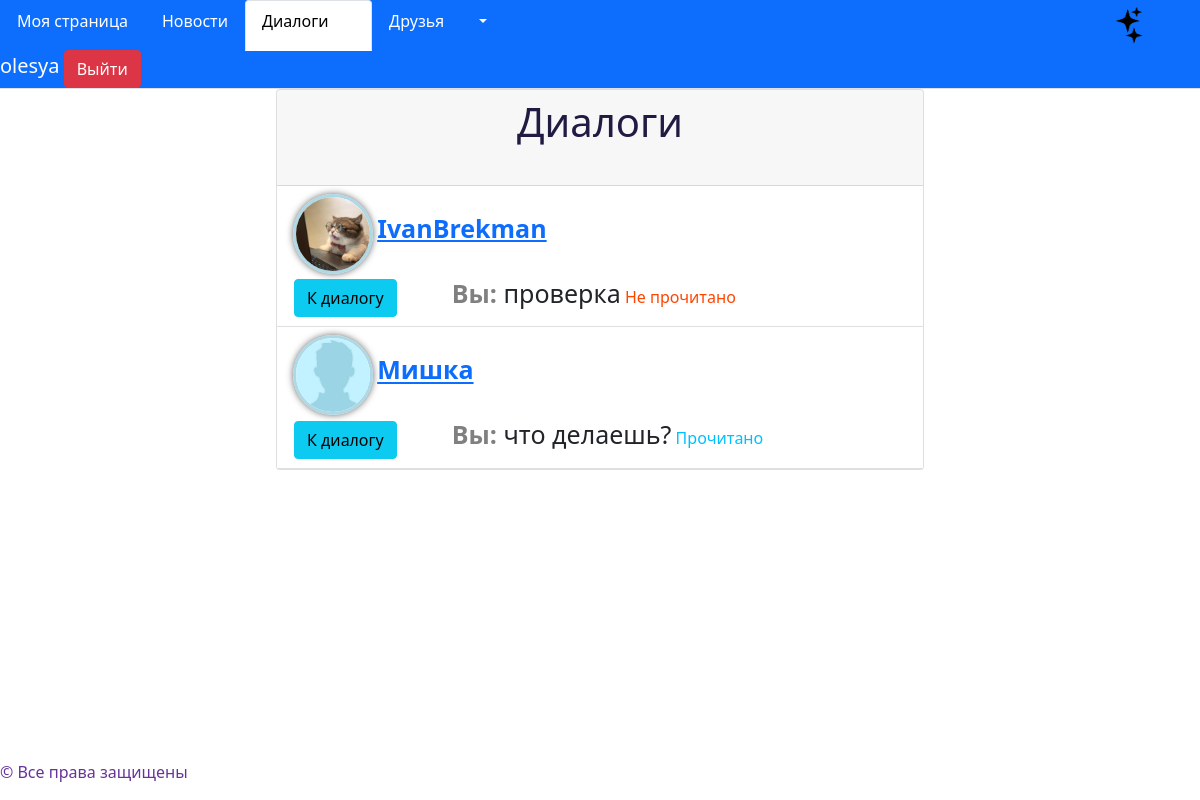
The app's page /dialogs/7 (signed in) with its own data.
### data/models/user.py (models this page shows, shortened)
class User(SqlAlchemyBase, UserMixin, SerializerMixin):
    __tablename__ = 'users'
    id = sqlalchemy.Column(sqlalchemy.Integer, primary_key=True, autoincrement=True)
    sid = sqlalchemy.Column(sqlalchemy.String)
    nickname = sqlalchemy.Column(sqlalchemy.String, nullable=False)
    email = sqlalchemy.Column(sqlalchemy.String, nullable=False, unique=True)
    img = sqlalchemy.Column(sqlalchemy.String, default='default')
    status = sqlalchemy.Column(sqlalchemy.String, default='Не указано')
    sex = sqlalchemy.Column(sqlalchemy.String, default='Не указано')
    education = sqlalchemy.Column(sqlalchemy.String, default='Не указано')
    marital_status = sqlalchemy.Column(sqlalchemy.String, default='Не указано')
    birthday = sqlalchemy.Column(sqlalchemy.DateTime, default=dt.datetime(1800, 1, 1))
    about_me = sqlalchemy.Column(sqlalchemy.String, default='Не указано')
    password = sqlalchemy.Column(sqlalchemy.String, nullable=False)
    create_date = sqlalchemy.Column(sqlalchemy.DateTime, default=dt.datetime.utcnow)
    last_seen = sqlalchemy.Column(sqlalchemy.DateTime, default=dt.datetime.utcnow)
    posts = orm.relation("Post", back_populates="user", order_by='desc(Post.create_date)',
                         lazy='subquery')
    rates = orm.relation("PostRate", back_populates="user", lazy='subquery')
    _subscribers = orm.relationship("FriendshipOffer", back_populates='user_to', lazy='dynamic',
                                    primaryjoin='User.id == FriendshipOffer.id_to')
    _offers = orm.relationship('FriendshipOffer', back_populates='user_from', lazy='dynamic',
                               primaryjoin='User.id == FriendshipOffer.id_from')
    _friends = orm.relationship('Friend', lazy='dynamic',
                                primaryjoin='or_(User.id == Friend.id1, User.id == Friend.id2)')
    _unanswered_ss = orm.relationship("FriendshipOffer", back_populates='user_to', lazy='subquery',
                                      primaryjoin='User.id == FriendshipOffer.id_to and not '
                                                  'FriendshipOffer.is_answered')
    dialogs = orm.relationship('Dialog', lazy='subquery',
                               primaryjoin='or_(User.id == Dialog.id1, User.id == Dialog.id2)')
    messages = orm.relationship('Message', back_populates='user_to', lazy='subquery',
                                primaryjoin='User.id == Message.id_to')
    notifications = orm.relationship('Notification', back_populates='user', lazy='dynamic')
    def unanswered_subscribers(self):
        return [offer for offer in self._unanswered_ss if not offer.is_answered]
    def unread_dialogs(self):
        dialogs = {}
        for mes in [message for message in self.messages if not message.is_read]:
            if dialogs.get(mes.id_from):
                dialogs.get(mes.id_from).append(mes)
            else:
                dialogs[mes.id_from] = [mes]
        return dialogs

### data/models/dialogs.py (models this page shows, shortened)
class Dialog(SqlAlchemyBase, SerializerMixin):
    __tablename__ = 'dialogs'
    id = sqlalchemy.Column(sqlalchemy.Integer, primary_key=True, autoincrement=True)
    id1 = sqlalchemy.Column(sqlalchemy.Integer, sqlalchemy.ForeignKey('users.id'))
    user1 = orm.relationship('User', foreign_keys=[id1], lazy='subquery')
    id2 = sqlalchemy.Column(sqlalchemy.Integer, sqlalchemy.ForeignKey('users.id'))
    user2 = orm.relationship('User', foreign_keys=[id2], lazy='subquery')
    messages = orm.relationship('Message', back_populates='dialog', order_by='Message.send_date',
                                lazy='dynamic')

class Message(SqlAlchemyBase, SerializerMixin):
    __tablename__ = 'messages'
    id = sqlalchemy.Column(sqlalchemy.Integer, primary_key=True, autoincrement=True)
    dialog_id = sqlalchemy.Column(sqlalchemy.Integer, sqlalchemy.ForeignKey('dialogs.id'))
    dialog = orm.relationship('Dialog')
    id_from = sqlalchemy.Column(sqlalchemy.Integer, sqlalchemy.ForeignKey('users.id'))
    user_from = orm.relationship('User', foreign_keys=[id_from], lazy='subquery')
    id_to = sqlalchemy.Column(sqlalchemy.Integer, sqlalchemy.ForeignKey('users.id'))
    user_to = orm.relationship('User', foreign_keys=[id_to], lazy='subquery')
    content = sqlalchemy.Column(sqlalchemy.String, nullable=False)
    send_date = sqlalchemy.Column(sqlalchemy.DateTime, default=dt.datetime.utcnow)
    is_read = sqlalchemy.Column(sqlalchemy.Boolean, default=False)
    def get_abbreviated_message(self, length):
        if len(self.content) > length:
            return self.content[:length - 3] + '...'
        return self.content

### main.py (the view)
@app.route('/dialogs/<int:user_id>')
@login_required
def user_dialogs(user_id):
    session = db_session.create_session()
    user = get_user(session, user_id, check_auth=False)
    data = {dialog: dialog.messages[-1] for dialog in user.dialogs if list(dialog.messages)}
    data = {dialog: data[dialog] for dialog in
            sorted(data, key=lambda d: data[d].send_date, reverse=True)}
    return render_template('dialogs.html', title='Диалоги', data=data, sender=current_user)

### data/db_session.py (called while the page is built)
def create_session() -> Session:
    global __factory
    assert isinstance(__factory, orm.sessionmaker), f"Wrong type of __factory. Excepted " \
                                                    f"orm.sessionmaker, got {type(__factory)}"
    return __factory()

### main.py (called while the page is built)
def get_user(session, user_id, check_auth=True) -> User:
    user = session.query(User).get(user_id)
    if not user:
        raise ValueError(f'There are no users with id: {user_id}')
    if check_auth and current_user != user:
        raise ValueError(f'User with id {user_id} doesnt match to current_user, but current_page'
                         f' need this math')
    return user

@login_manager.user_loader
def load_user(user_id):
    session = db_session.create_session()
    return session.query(User).get(user_id)

@app.context_processor
def app_context():
    context = {'date': dt.utcnow, 'user_info': get_user_status_info, 'isinstance': isinstance,
               'Post': Post}
    return context

@app.before_request
def before_request():
    if current_user.is_authenticated:
        session = db_session.create_session()
        user = session.query(User).get(current_user.id)
        user.last_seen = dt.utcnow()
        session.commit()
        print(current_user.sid, clients)

@app.after_request
@cross_origin()
def after_request(response):
    response.headers.add('Access-Control-Allow-Origin', '*')
    response.headers.add('Access-Control-Allow-Headers', 'Content-Type,Authorization')
    response.headers.add('Access-Control-Allow-Methods', 'GET,PUT,POST,DELETE,OPTIONS')
    return response

### templates/dialogs.html
{% extends 'base.html' %}
{% block links %}
    <link rel="stylesheet" type="text/css" href="{{ url_for('static', filename='css/posts_style.css') }}">
    <link rel="stylesheet" type="text/css" href="{{ url_for('static', filename='css/dialogs.css') }}">
{% endblock %}
{% block content %}
<div id="dialogs" class="card post-card">
    {% include '_dialogs_card.html' %}
</div>
{% endblock %}

### templates/base.html (shortened to what this page needs)
<!DOCTYPE html>
<html lang="en">
<head>
    <link rel="stylesheet"
          href="https://cdn.jsdelivr.net/npm/bootstrap@5.0.0-beta1/dist/css/bootstrap.min.css"
>
    <link rel="stylesheet" href="{{ url_for('static', filename='css/main.css') }}" type="text/css">
    <link rel="stylesheet" href="{{ url_for('static', filename='css/dark.css') }}" type="text/css">
    <link rel="stylesheet" href="{{ url_for('static', filename='css/popup.css') }}" type="text/css">
    {% block links %}{% endblock %}
</head>
<body>
    <header>
        {% block navigation %}
        <div class="nav nav-tabs navbar-light bg-primary" id="nav-tab" role="tablist">
            <a class="nav-item nav-link" style="color: white" id="hom" href="{{ url_for('home_page', user_id=current_user.id) }}"      role="tab" aria-selected="true" >Моя страница</a>
            <a class="nav-item nav-link" style="color: white" id="ind" href="{{ url_for('index') }}"                                   role="tab" aria-selected="false">Новости</a>
            <a class="nav-item nav-link" style="color: white" id="dia" href="{{ url_for('user_dialogs', user_id=current_user.id) }}"   role="tab" aria-selected="false">
                Диалоги
                {% if unm is not defined %}{% set unm = current_user.unread_dialogs()|length %}{% endif %}
            </a>
            <a class="nav-link dropdown-toggle" style="color: white" data-toggle="dropdown" href="#" role="button" aria-haspopup="true" aria-expanded="false">
                Друзья
                {% set uns = current_user.unanswered_subscribers()|length %}
            </a>
                    {% set uns = current_user.unanswered_subscribers()|length %}
            <img id="switchTheme" class="nav-item offset-md-6" src="{{ url_for('static', filename='img/star.png') }}" width="50px" height="50px" alt="Темная тема"/>
            <div class="nav-item">
                <span style="font-size: 20px; color: white">{{ current_user.nickname }}</span>
                <a class="btn btn-danger" href="{{ url_for('logout') }}" >Выйти</a>
            </div>
        </div>
        {% endblock %}
    </header>
    <main>
        {% set base = True %}
        {% block content %}{% endblock %}
    </main>
    <footer>
        <span style="color: rebeccapurple;">© Все права защищены</span>
    </footer>
</body>
</html>

### templates/_dialogs_card.html (shortened to what this page needs)
<div class="card-header">
    <h1>Диалоги</h1>
</div>
{% if data %}
<ul class="list-group list-group-flush">
    {% for dialog, last_message in data.items() %}
        {% if dialog.messages %}
            {% if dialog.user1 == sender %} {% set receiver = dialog.user2 %}
            {% else %}                      {% set receiver = dialog.user1 %}
            {% endif %}
            <li class="list-group-item">
                <img class="author-img round" src="{{ url_for('static', filename='img/users_img/' + receiver.img + '.jpg') }}" alt="Фотография собеседника">
                <a href="{{ url_for('home_page', user_id=receiver.id) }}" style="font-size: 25px"><b>{{ receiver.nickname }}</b></a><br>
                <table width="100%">
                {% if last_message.user_from == sender %}
                    <td>
                        <a href="{{ url_for('users_dialog', id_from=sender.id, id_to=receiver.id, _anchor='message_' + last_message.id|string) }}" class="btn btn-info">К диалогу</a>
                        <span style="font-size: 25px; color: gray" class="offset-md-1"><b>Вы: </b></span>
                        <span style="font-size: 25px">{{ last_message.get_abbreviated_message(30) }}</span>
                        {% if not last_message.is_read %}
                            <span id="{{ sender.id }}_{{ receiver.id }}_dialog" style="color: orangered">Не прочитано</span>
                        {% else %}
                            <span id="{{ sender.id }}_{{ receiver.id }}_dialog" style="color: deepskyblue">Прочитано</span>
                        {% endif %}
                    </td>
                {% endif %}
                </table>
            </li>
        {% endif %}
    {% endfor %}
</ul>
{% else %}
    <div class="none">
        <h1>У вас еще нет ни с кем диалога</h1>
        <img src="{{ url_for('static', filename='img/cat.png') }}" alt="Грустный котик"/>
    </div>
{% endif %}

### static/css/main.css (style rules this page uses)
h1 { text-align: center; margin-bottom: 5%; }
footer { position: fixed; top: 95%; }

### static/css/dark.css (style rules this page uses)
#switchTheme { display: inline-block; position: relative; }

### static/css/posts_style.css (style rules this page uses)
.post-card { margin-left: 23%; margin-bottom: 50px; width: 54%; }
.round { border-radius: 50px; border: 3px solid lightblue; box-shadow: 0 0 7px #666; }
img.author-img { width: 100px; height: 100px; }

### static/css/dialogs.css (style rules this page uses)
img.author-img { width: 80px; height: 80px; }
.round { border-radius: 40px; border: 3px solid lightblue; box-shadow: 0 0 7px #666; }
li { list-style-type: none; width: 100%; height: 100%; }

### records on screen
User: nickname "olesya"
Dialog: img (picture), get_abbreviated_message "проверка"
User: nickname "IvanBrekman"
Dialog: img (placeholder picture), get_abbreviated_message "что делаешь?"
User: nickname "Мишка"
